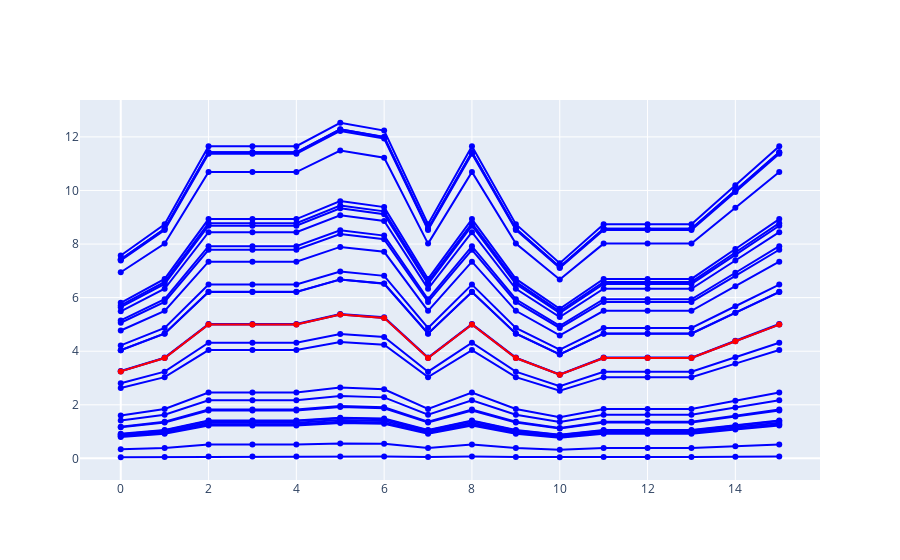

Notebook code cell kept with this figure:
### Code cell
bd.plot_deepest(n=1)

### Figure 1 — Plotly figure (JSON) as saved in the notebook; plotly's stock layout.template omitted (floating-point values rounded to 4 significant figures)
{"data": [{"marker": {"color": "Blue"}, "mode": "lines+markers", "type": "scatter", "x": [0, 1, 2, 3, 4, 5, 6, 7, 8, 9, 10, 11, 12, 13, 14, 15], "y": [7.426, 8.569, 11.42, 11.42, 11.42, 12.28, 12.0, 8.569, 11.42, 8.569, 7.14, 8.569, 8.569, 8.569, 9.997, 11.42]}, {"marker": {"color": "Blue"}, "mode": "lines+markers", "type": "scatter", "x": [0, 1, 2, 3, 4, 5, 6, 7, 8, 9, 10, 11, 12, 13, 14, 15], "y": [0.04356, 0.05026, 0.06701, 0.06701, 0.06701, 0.07204, 0.07036, 0.05026, 0.06701, 0.05026, 0.04188, 0.05026, 0.05026, 0.05026, 0.05863, 0.06701]}, {"marker": {"color": "Blue"}, "mode": "lines+markers", "type": "scatter", "x": [0, 1, 2, 3, 4, 5, 6, 7, 8, 9, 10, 11, 12, 13, 14, 15], "y": [5.147, 5.939, 7.919, 7.919, 7.919, 8.513, 8.315, 5.939, 7.919, 5.939, 4.949, 5.939, 5.939, 5.939, 6.929, 7.919]}, {"marker": {"color": "Blue"}, "mode": "lines+markers", "type": "scatter", "x": [0, 1, 2, 3, 4, 5, 6, 7, 8, 9, 10, 11, 12, 13, 14, 15], "y": [2.628, 3.032, 4.043, 4.043, 4.043, 4.346, 4.245, 3.032, 4.043, 3.032, 2.527, 3.032, 3.032, 3.032, 3.538, 4.043]}, {"marker": {"color": "Blue"}, "mode": "lines+markers", "type": "scatter", "x": [0, 1, 2, 3, 4, 5, 6, 7, 8, 9, 10, 11, 12, 13, 14, 15], "y": [2.805, 3.236, 4.315, 4.315, 4.315, 4.638, 4.53, 3.236, 4.315, 3.236, 2.697, 3.236, 3.236, 3.236, 3.775, 4.315]}, {"marker": {"color": "Blue"}, "mode": "lines+markers", "type": "scatter", "x": [0, 1, 2, 3, 4, 5, 6, 7, 8, 9, 10, 11, 12, 13, 14, 15], "y": [7.425, 8.567, 11.42, 11.42, 11.42, 12.28, 11.99, 8.567, 11.42, 8.567, 7.14, 8.567, 8.567, 8.567, 9.995, 11.42]}, {"marker": {"color": "Blue"}, "mode": "lines+markers", "type": "scatter", "x": [0, 1, 2, 3, 4, 5, 6, 7, 8, 9, 10, 11, 12, 13, 14, 15], "y": [1.159, 1.337, 1.782, 1.782, 1.782, 1.916, 1.871, 1.337, 1.782, 1.337, 1.114, 1.337, 1.337, 1.337, 1.56, 1.782]}, {"marker": {"color": "Blue"}, "mode": "lines+markers", "type": "scatter", "x": [0, 1, 2, 3, 4, 5, 6, 7, 8, 9, 10, 11, 12, 13, 14, 15], "y": [6.947, 8.016, 10.69, 10.69, 10.69, 11.49, 11.22, 8.016, 10.69, 8.016, 6.68, 8.016, 8.016, 8.016, 9.352, 10.69]}, {"marker": {"color": "Blue"}, "mode": "lines+markers", "type": "scatter", "x": [0, 1, 2, 3, 4, 5, 6, 7, 8, 9, 10, 11, 12, 13, 14, 15], "y": [7.575, 8.74, 11.65, 11.65, 11.65, 12.53, 12.24, 8.74, 11.65, 8.74, 7.283, 8.74, 8.74, 8.74, 10.2, 11.65]}, {"marker": {"color": "Blue"}, "mode": "lines+markers", "type": "scatter", "x": [0, 1, 2, 3, 4, 5, 6, 7, 8, 9, 10, 11, 12, 13, 14, 15], "y": [0.8289, 0.9565, 1.275, 1.275, 1.275, 1.371, 1.339, 0.9565, 1.275, 0.9565, 0.7971, 0.9565, 0.9565, 0.9565, 1.116, 1.275]}, {"marker": {"color": "Blue"}, "mode": "lines+markers", "type": "scatter", "x": [0, 1, 2, 3, 4, 5, 6, 7, 8, 9, 10, 11, 12, 13, 14, 15], "y": [5.643, 6.512, 8.682, 8.682, 8.682, 9.333, 9.116, 6.512, 8.682, 6.512, 5.426, 6.512, 6.512, 6.512, 7.597, 8.682]}, {"marker": {"color": "Blue"}, "mode": "lines+markers", "type": "scatter", "x": [0, 1, 2, 3, 4, 5, 6, 7, 8, 9, 10, 11, 12, 13, 14, 15], "y": [0.9041, 1.043, 1.391, 1.391, 1.391, 1.495, 1.46, 1.043, 1.391, 1.043, 0.8693, 1.043, 1.043, 1.043, 1.217, 1.391]}, {"marker": {"color": "Blue"}, "mode": "lines+markers", "type": "scatter", "x": [0, 1, 2, 3, 4, 5, 6, 7, 8, 9, 10, 11, 12, 13, 14, 15], "y": [7.389, 8.526, 11.37, 11.37, 11.37, 12.22, 11.94, 8.526, 11.37, 8.526, 7.105, 8.526, 8.526, 8.526, 9.947, 11.37]}, {"marker": {"color": "Blue"}, "mode": "lines+markers", "type": "scatter", "x": [0, 1, 2, 3, 4, 5, 6, 7, 8, 9, 10, 11, 12, 13, 14, 15], "y": [1.41, 1.626, 2.169, 2.169, 2.169, 2.331, 2.277, 1.626, 2.169, 1.626, 1.355, 1.626, 1.626, 1.626, 1.897, 2.169]}, {"marker": {"color": "Blue"}, "mode": "lines+markers", "type": "scatter", "x": [0, 1, 2, 3, 4, 5, 6, 7, 8, 9, 10, 11, 12, 13, 14, 15], "y": [1.598, 1.844, 2.458, 2.458, 2.458, 2.643, 2.581, 1.844, 2.458, 1.844, 1.536, 1.844, 1.844, 1.844, 2.151, 2.458]}, {"marker": {"color": "Blue"}, "mode": "lines+markers", "type": "scatter", "x": [0, 1, 2, 3, 4, 5, 6, 7, 8, 9, 10, 11, 12, 13, 14, 15], "y": [4.04, 4.661, 6.215, 6.215, 6.215, 6.681, 6.526, 4.661, 6.215, 4.661, 3.884, 4.661, 4.661, 4.661, 5.438, 6.215]}, {"marker": {"color": "Blue"}, "mode": "lines+markers", "type": "scatter", "x": [0, 1, 2, 3, 4, 5, 6, 7, 8, 9, 10, 11, 12, 13, 14, 15], "y": [0.8664, 0.9997, 1.333, 1.333, 1.333, 1.433, 1.4, 0.9997, 1.333, 0.9997, 0.8331, 0.9997, 0.9997, 0.9997, 1.166, 1.333]}, {"marker": {"color": "Blue"}, "mode": "lines+markers", "type": "scatter", "x": [0, 1, 2, 3, 4, 5, 6, 7, 8, 9, 10, 11, 12, 13, 14, 15], "y": [0.7984, 0.9212, 1.228, 1.228, 1.228, 1.32, 1.29, 0.9212, 1.228, 0.9212, 0.7677, 0.9212, 0.9212, 0.9212, 1.075, 1.228]}, {"marker": {"color": "Blue"}, "mode": "lines+markers", "type": "scatter", "x": [0, 1, 2, 3, 4, 5, 6, 7, 8, 9, 10, 11, 12, 13, 14, 15], "y": [5.487, 6.332, 8.442, 8.442, 8.442, 9.075, 8.864, 6.332, 8.442, 6.332, 5.276, 6.332, 6.332, 6.332, 7.387, 8.442]}, {"marker": {"color": "Blue"}, "mode": "lines+markers", "type": "scatter", "x": [0, 1, 2, 3, 4, 5, 6, 7, 8, 9, 10, 11, 12, 13, 14, 15], "y": [5.062, 5.841, 7.788, 7.788, 7.788, 8.372, 8.177, 5.841, 7.788, 5.841, 4.867, 5.841, 5.841, 5.841, 6.814, 7.788]}, {"marker": {"color": "Blue"}, "mode": "lines+markers", "type": "scatter", "x": [0, 1, 2, 3, 4, 5, 6, 7, 8, 9, 10, 11, 12, 13, 14, 15], "y": [0.9185, 1.06, 1.413, 1.413, 1.413, 1.519, 1.484, 1.06, 1.413, 1.06, 0.8832, 1.06, 1.06, 1.06, 1.236, 1.413]}, {"marker": {"color": "Blue"}, "mode": "lines+markers", "type": "scatter", "x": [0, 1, 2, 3, 4, 5, 6, 7, 8, 9, 10, 11, 12, 13, 14, 15], "y": [4.218, 4.866, 6.489, 6.489, 6.489, 6.975, 6.813, 4.866, 6.489, 4.866, 4.055, 4.866, 4.866, 4.866, 5.678, 6.489]}, {"marker": {"color": "Blue"}, "mode": "lines+markers", "type": "scatter", "x": [0, 1, 2, 3, 4, 5, 6, 7, 8, 9, 10, 11, 12, 13, 14, 15], "y": [3.26, 3.762, 5.016, 5.016, 5.016, 5.392, 5.266, 3.762, 5.016, 3.762, 3.135, 3.762, 3.762, 3.762, 4.389, 5.016]}, {"marker": {"color": "Blue"}, "mode": "lines+markers", "type": "scatter", "x": [0, 1, 2, 3, 4, 5, 6, 7, 8, 9, 10, 11, 12, 13, 14, 15], "y": [5.707, 6.585, 8.78, 8.78, 8.78, 9.439, 9.219, 6.585, 8.78, 6.585, 5.488, 6.585, 6.585, 6.585, 7.683, 8.78]}, {"marker": {"color": "Blue"}, "mode": "lines+markers", "type": "scatter", "x": [0, 1, 2, 3, 4, 5, 6, 7, 8, 9, 10, 11, 12, 13, 14, 15], "y": [0.3384, 0.3905, 0.5206, 0.5206, 0.5206, 0.5597, 0.5466, 0.3905, 0.5206, 0.3905, 0.3254, 0.3905, 0.3905, 0.3905, 0.4555, 0.5206]}, {"marker": {"color": "Blue"}, "mode": "lines+markers", "type": "scatter", "x": [0, 1, 2, 3, 4, 5, 6, 7, 8, 9, 10, 11, 12, 13, 14, 15], "y": [3.246, 3.746, 4.994, 4.994, 4.994, 5.369, 5.244, 3.746, 4.994, 3.746, 3.121, 3.746, 3.746, 3.746, 4.37, 4.994]}, {"marker": {"color": "Blue"}, "mode": "lines+markers", "type": "scatter", "x": [0, 1, 2, 3, 4, 5, 6, 7, 8, 9, 10, 11, 12, 13, 14, 15], "y": [1.184, 1.366, 1.821, 1.821, 1.821, 1.957, 1.912, 1.366, 1.821, 1.366, 1.138, 1.366, 1.366, 1.366, 1.593, 1.821]}, {"marker": {"color": "Blue"}, "mode": "lines+markers", "type": "scatter", "x": [0, 1, 2, 3, 4, 5, 6, 7, 8, 9, 10, 11, 12, 13, 14, 15], "y": [4.035, 4.656, 6.207, 6.207, 6.207, 6.673, 6.518, 4.656, 6.207, 4.656, 3.88, 4.656, 4.656, 4.656, 5.431, 6.207]}, {"marker": {"color": "Blue"}, "mode": "lines+markers", "type": "scatter", "x": [0, 1, 2, 3, 4, 5, 6, 7, 8, 9, 10, 11, 12, 13, 14, 15], "y": [5.806, 6.699, 8.932, 8.932, 8.932, 9.602, 9.379, 6.699, 8.932, 6.699, 5.582, 6.699, 6.699, 6.699, 7.815, 8.932]}, {"marker": {"color": "Blue"}, "mode": "lines+markers", "type": "scatter", "x": [0, 1, 2, 3, 4, 5, 6, 7, 8, 9, 10, 11, 12, 13, 14, 15], "y": [4.773, 5.507, 7.343, 7.343, 7.343, 7.893, 7.71, 5.507, 7.343, 5.507, 4.589, 5.507, 5.507, 5.507, 6.425, 7.343]}, {"marker": {"color": "Red"}, "mode": "lines+markers", "type": "scatter", "x": [0, 1, 2, 3, 4, 5, 6, 7, 8, 9, 10, 11, 12, 13, 14, 15], "y": [3.246, 3.746, 4.994, 4.994, 4.994, 5.369, 5.244, 3.746, 4.994, 3.746, 3.121, 3.746, 3.746, 3.746, 4.37, 4.994]}], "layout": {"showlegend": false}}
